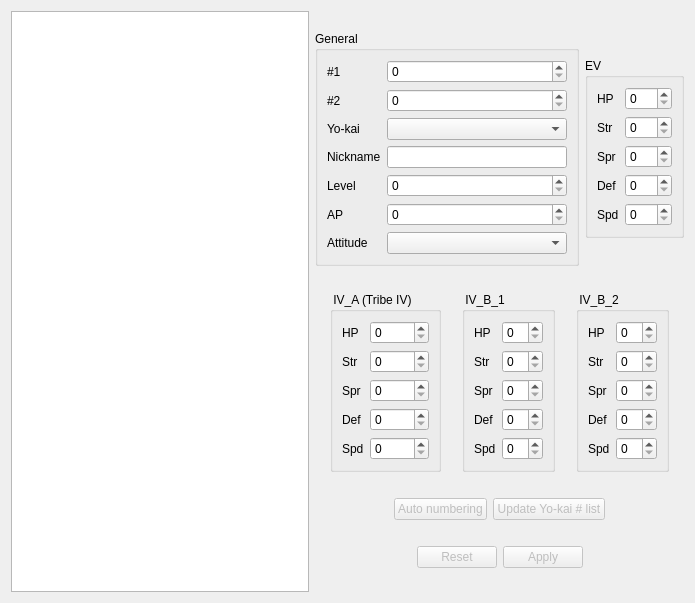
<?xml version="1.0" encoding="UTF-8"?>
<ui version="4.0">
 <class>YoukaiTab</class>
 <widget class="QWidget" name="YoukaiTab">
  <property name="geometry">
   <rect>
    <x>0</x>
    <y>0</y>
    <width>695</width>
    <height>603</height>
   </rect>
  </property>
  <property name="windowTitle">
   <string notr="true">Form</string>
  </property>
  <layout class="QHBoxLayout" name="horizontalLayout_5">
   <item>
    <widget class="QListWidget" name="listWidget">
     <property name="minimumSize">
      <size>
       <width>200</width>
       <height>0</height>
      </size>
     </property>
    </widget>
   </item>
   <item>
    <layout class="QVBoxLayout" name="verticalLayout">
     <item>
      <layout class="QHBoxLayout" name="horizontalLayout_2">
       <item>
        <widget class="QGroupBox" name="groupBox_4">
         <property name="title">
          <string>General</string>
         </property>
         <layout class="QHBoxLayout" name="horizontalLayout_4">
          <item>
           <layout class="QFormLayout" name="formLayout">
            <item row="4" column="0">
             <widget class="QLabel" name="label_3">
              <property name="text">
               <string>Yo-kai</string>
              </property>
             </widget>
            </item>
            <item row="4" column="1">
             <widget class="QComboBox" name="youkaiCB">
              <property name="minimumSize">
               <size>
                <width>180</width>
                <height>0</height>
               </size>
              </property>
             </widget>
            </item>
            <item row="6" column="0">
             <widget class="QLabel" name="label_4">
              <property name="text">
               <string>Nickname</string>
              </property>
             </widget>
            </item>
            <item row="6" column="1">
             <widget class="QLineEdit" name="nicknameEdit">
              <property name="minimumSize">
               <size>
                <width>170</width>
                <height>0</height>
               </size>
              </property>
             </widget>
            </item>
            <item row="7" column="0">
             <widget class="QLabel" name="label_7">
              <property name="text">
               <string>Level</string>
              </property>
             </widget>
            </item>
            <item row="7" column="1">
             <widget class="QSpinBox" name="levelSB">
              <property name="minimum">
               <number>0</number>
              </property>
              <property name="maximum">
               <number>255</number>
              </property>
             </widget>
            </item>
            <item row="8" column="0">
             <widget class="QLabel" name="label_10">
              <property name="text">
               <string extracomment="AP stands for &quot;attitude point&quot;">AP</string>
              </property>
             </widget>
            </item>
            <item row="8" column="1">
             <widget class="QSpinBox" name="evSB">
              <property name="maximum">
               <number>300</number>
              </property>
             </widget>
            </item>
            <item row="9" column="0">
             <widget class="QLabel" name="label_attitude">
              <property name="text">
               <string>Attitude</string>
              </property>
             </widget>
            </item>
            <item row="9" column="1">
             <widget class="QComboBox" name="attitudeCB">
              <property name="minimumSize">
               <size>
                <width>180</width>
                <height>0</height>
               </size>
              </property>
             </widget>
            </item>
            <item row="2" column="0">
             <widget class="QLabel" name="label">
              <property name="text">
               <string>#1</string>
              </property>
             </widget>
            </item>
            <item row="2" column="1">
             <widget class="QSpinBox" name="num1SB">
              <property name="maximum">
               <number>65535</number>
              </property>
             </widget>
            </item>
            <item row="3" column="0">
             <widget class="QLabel" name="label_2">
              <property name="text">
               <string>#2</string>
              </property>
             </widget>
            </item>
            <item row="3" column="1">
             <widget class="QSpinBox" name="num2SB">
              <property name="maximum">
               <number>65535</number>
              </property>
             </widget>
            </item>
           </layout>
          </item>
         </layout>
        </widget>
       </item>
       <item>
        <widget class="QGroupBox" name="groupBox_5">
         <property name="sizePolicy">
          <sizepolicy hsizetype="Fixed" vsizetype="Fixed">
           <horstretch>0</horstretch>
           <verstretch>0</verstretch>
          </sizepolicy>
         </property>
         <property name="title">
          <string>EV</string>
         </property>
         <layout class="QVBoxLayout" name="verticalLayout_9">
          <item>
           <layout class="QFormLayout" name="formLayout_4">
            <item row="0" column="0">
             <widget class="QLabel" name="label_22">
              <property name="text">
               <string>HP</string>
              </property>
             </widget>
            </item>
            <item row="0" column="1">
             <widget class="QSpinBox" name="EV_HPSB">
              <property name="maximum">
               <number>127</number>
              </property>
             </widget>
            </item>
            <item row="1" column="0">
             <widget class="QLabel" name="label_23">
              <property name="text">
               <string>Str</string>
              </property>
             </widget>
            </item>
            <item row="1" column="1">
             <widget class="QSpinBox" name="EV_StrSB">
              <property name="maximum">
               <number>127</number>
              </property>
             </widget>
            </item>
            <item row="2" column="0">
             <widget class="QLabel" name="label_24">
              <property name="text">
               <string>Spr</string>
              </property>
             </widget>
            </item>
            <item row="2" column="1">
             <widget class="QSpinBox" name="EV_SprSB">
              <property name="maximum">
               <number>127</number>
              </property>
             </widget>
            </item>
            <item row="3" column="0">
             <widget class="QLabel" name="label_25">
              <property name="text">
               <string>Def</string>
              </property>
             </widget>
            </item>
            <item row="3" column="1">
             <widget class="QSpinBox" name="EV_DefSB">
              <property name="maximum">
               <number>127</number>
              </property>
             </widget>
            </item>
            <item row="4" column="0">
             <widget class="QLabel" name="label_26">
              <property name="text">
               <string>Spd</string>
              </property>
             </widget>
            </item>
            <item row="4" column="1">
             <widget class="QSpinBox" name="EV_SpdSB">
              <property name="maximum">
               <number>127</number>
              </property>
             </widget>
            </item>
           </layout>
          </item>
         </layout>
        </widget>
       </item>
      </layout>
     </item>
     <item>
      <layout class="QHBoxLayout" name="horizontalLayout">
       <item>
        <widget class="QGroupBox" name="groupBox">
         <property name="sizePolicy">
          <sizepolicy hsizetype="Fixed" vsizetype="Fixed">
           <horstretch>0</horstretch>
           <verstretch>0</verstretch>
          </sizepolicy>
         </property>
         <property name="title">
          <string> IV_A (Tribe IV)</string>
         </property>
         <layout class="QVBoxLayout" name="verticalLayout_6">
          <item>
           <layout class="QFormLayout" name="formLayout_2">
            <item row="0" column="0">
             <widget class="QLabel" name="label_5">
              <property name="text">
               <string>HP</string>
              </property>
             </widget>
            </item>
            <item row="0" column="1">
             <widget class="QSpinBox" name="IVA_HPSB">
              <property name="maximum">
               <number>127</number>
              </property>
             </widget>
            </item>
            <item row="1" column="0">
             <widget class="QLabel" name="label_6">
              <property name="text">
               <string>Str</string>
              </property>
             </widget>
            </item>
            <item row="1" column="1">
             <widget class="QSpinBox" name="IVA_StrSB">
              <property name="maximum">
               <number>127</number>
              </property>
             </widget>
            </item>
            <item row="2" column="0">
             <widget class="QLabel" name="label_8">
              <property name="text">
               <string>Spr</string>
              </property>
             </widget>
            </item>
            <item row="2" column="1">
             <widget class="QSpinBox" name="IVA_SprSB">
              <property name="maximum">
               <number>127</number>
              </property>
             </widget>
            </item>
            <item row="3" column="0">
             <widget class="QLabel" name="label_9">
              <property name="text">
               <string>Def</string>
              </property>
             </widget>
            </item>
            <item row="3" column="1">
             <widget class="QSpinBox" name="IVA_DefSB">
              <property name="maximum">
               <number>127</number>
              </property>
             </widget>
            </item>
            <item row="4" column="0">
             <widget class="QLabel" name="label_11">
              <property name="text">
               <string>Spd</string>
              </property>
             </widget>
            </item>
            <item row="4" column="1">
             <widget class="QSpinBox" name="IVA_SpdSB">
              <property name="maximum">
               <number>127</number>
              </property>
             </widget>
            </item>
           </layout>
          </item>
         </layout>
        </widget>
       </item>
       <item>
        <widget class="QGroupBox" name="groupBox_2">
         <property name="sizePolicy">
          <sizepolicy hsizetype="Fixed" vsizetype="Fixed">
           <horstretch>0</horstretch>
           <verstretch>0</verstretch>
          </sizepolicy>
         </property>
         <property name="title">
          <string> IV_B_1</string>
         </property>
         <layout class="QVBoxLayout" name="verticalLayout_7">
          <item>
           <layout class="QFormLayout" name="formLayout_3">
            <item row="0" column="0">
             <widget class="QLabel" name="label_12">
              <property name="text">
               <string>HP</string>
              </property>
             </widget>
            </item>
            <item row="0" column="1">
             <widget class="QSpinBox" name="IVB1_HPSB">
              <property name="maximum">
               <number>15</number>
              </property>
             </widget>
            </item>
            <item row="1" column="0">
             <widget class="QLabel" name="label_13">
              <property name="text">
               <string>Str</string>
              </property>
             </widget>
            </item>
            <item row="1" column="1">
             <widget class="QSpinBox" name="IVB1_StrSB">
              <property name="maximum">
               <number>15</number>
              </property>
             </widget>
            </item>
            <item row="2" column="0">
             <widget class="QLabel" name="label_14">
              <property name="text">
               <string>Spr</string>
              </property>
             </widget>
            </item>
            <item row="2" column="1">
             <widget class="QSpinBox" name="IVB1_SprSB">
              <property name="maximum">
               <number>15</number>
              </property>
             </widget>
            </item>
            <item row="3" column="0">
             <widget class="QLabel" name="label_15">
              <property name="text">
               <string>Def</string>
              </property>
             </widget>
            </item>
            <item row="3" column="1">
             <widget class="QSpinBox" name="IVB1_DefSB">
              <property name="maximum">
               <number>15</number>
              </property>
             </widget>
            </item>
            <item row="4" column="0">
             <widget class="QLabel" name="label_16">
              <property name="text">
               <string>Spd</string>
              </property>
             </widget>
            </item>
            <item row="4" column="1">
             <widget class="QSpinBox" name="IVB1_SpdSB">
              <property name="maximum">
               <number>15</number>
              </property>
             </widget>
            </item>
           </layout>
          </item>
         </layout>
        </widget>
       </item>
       <item>
        <widget class="QGroupBox" name="groupBox_3">
         <property name="sizePolicy">
          <sizepolicy hsizetype="Fixed" vsizetype="Fixed">
           <horstretch>0</horstretch>
           <verstretch>0</verstretch>
          </sizepolicy>
         </property>
         <property name="title">
          <string> IV_B_2</string>
         </property>
         <layout class="QVBoxLayout" name="verticalLayout_8">
          <item>
           <layout class="QFormLayout" name="formLayout_5">
            <item row="0" column="0">
             <widget class="QLabel" name="label_17">
              <property name="text">
               <string>HP</string>
              </property>
             </widget>
            </item>
            <item row="0" column="1">
             <widget class="QSpinBox" name="IVB2_HPSB">
              <property name="maximum">
               <number>15</number>
              </property>
             </widget>
            </item>
            <item row="1" column="0">
             <widget class="QLabel" name="label_18">
              <property name="text">
               <string>Str</string>
              </property>
             </widget>
            </item>
            <item row="1" column="1">
             <widget class="QSpinBox" name="IVB2_StrSB">
              <property name="maximum">
               <number>15</number>
              </property>
             </widget>
            </item>
            <item row="2" column="0">
             <widget class="QLabel" name="label_19">
              <property name="text">
               <string>Spr</string>
              </property>
             </widget>
            </item>
            <item row="2" column="1">
             <widget class="QSpinBox" name="IVB2_SprSB">
              <property name="maximum">
               <number>15</number>
              </property>
             </widget>
            </item>
            <item row="3" column="0">
             <widget class="QLabel" name="label_20">
              <property name="text">
               <string>Def</string>
              </property>
             </widget>
            </item>
            <item row="3" column="1">
             <widget class="QSpinBox" name="IVB2_DefSB">
              <property name="maximum">
               <number>15</number>
              </property>
             </widget>
            </item>
            <item row="4" column="0">
             <widget class="QLabel" name="label_21">
              <property name="text">
               <string>Spd</string>
              </property>
             </widget>
            </item>
            <item row="4" column="1">
             <widget class="QSpinBox" name="IVB2_SpdSB">
              <property name="maximum">
               <number>15</number>
              </property>
             </widget>
            </item>
           </layout>
          </item>
         </layout>
        </widget>
       </item>
      </layout>
     </item>
     <item>
      <layout class="QHBoxLayout" name="horizontalLayout_8">
       <item>
        <spacer name="horizontalSpacer_3">
         <property name="orientation">
          <enum>Qt::Horizontal</enum>
         </property>
         <property name="sizeHint" stdset="0">
          <size>
           <width>40</width>
           <height>20</height>
          </size>
         </property>
        </spacer>
       </item>
       <item>
        <widget class="QPushButton" name="autoNumberingButton">
         <property name="enabled">
          <bool>false</bool>
         </property>
         <property name="text">
          <string>Auto numbering</string>
         </property>
        </widget>
       </item>
       <item>
        <widget class="QPushButton" name="youkaiNumApplyB">
         <property name="enabled">
          <bool>false</bool>
         </property>
         <property name="text">
          <string>Update Yo-kai # list</string>
         </property>
        </widget>
       </item>
       <item>
        <spacer name="horizontalSpacer_4">
         <property name="orientation">
          <enum>Qt::Horizontal</enum>
         </property>
         <property name="sizeHint" stdset="0">
          <size>
           <width>40</width>
           <height>20</height>
          </size>
         </property>
        </spacer>
       </item>
      </layout>
     </item>
     <item>
      <layout class="QHBoxLayout" name="horizontalLayout_3">
       <item>
        <spacer name="horizontalSpacer">
         <property name="orientation">
          <enum>Qt::Horizontal</enum>
         </property>
         <property name="sizeHint" stdset="0">
          <size>
           <width>40</width>
           <height>20</height>
          </size>
         </property>
        </spacer>
       </item>
       <item>
        <widget class="QPushButton" name="resetButton">
         <property name="enabled">
          <bool>false</bool>
         </property>
         <property name="text">
          <string>Reset</string>
         </property>
        </widget>
       </item>
       <item>
        <widget class="QPushButton" name="applyButton">
         <property name="enabled">
          <bool>false</bool>
         </property>
         <property name="text">
          <string>Apply</string>
         </property>
        </widget>
       </item>
       <item>
        <spacer name="horizontalSpacer_2">
         <property name="orientation">
          <enum>Qt::Horizontal</enum>
         </property>
         <property name="sizeHint" stdset="0">
          <size>
           <width>40</width>
           <height>20</height>
          </size>
         </property>
        </spacer>
       </item>
      </layout>
     </item>
    </layout>
   </item>
  </layout>
 </widget>
 <resources/>
 <connections/>
</ui>
